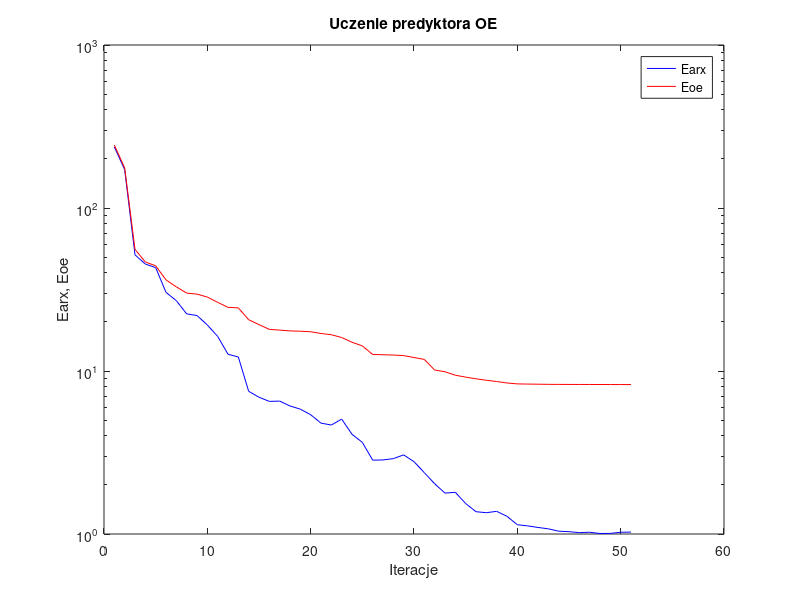
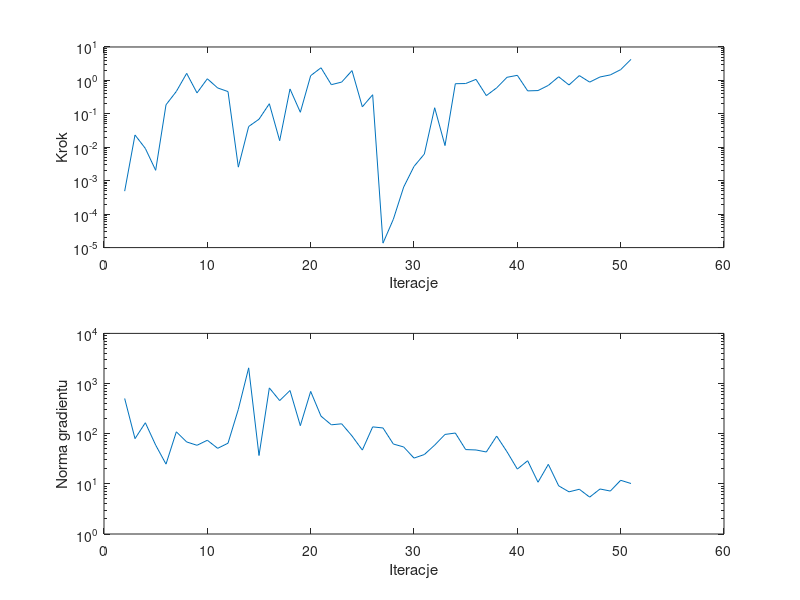

Here is the MATLAB script that generated these plots, in order:
%uczenie predyktora oe
clear all;
n=0; farx(n+1)=2.367668e+002; foe(n+1)=2.434982e+002; wspucz(n+1)=0.000000e+000; ng(n+1)=0.000000e+000;
%odnowa zmiennej metryki
n=1; farx(n+1)=1.719414e+002; foe(n+1)=1.762159e+002; krok(n+1)=4.875677e-004; ng(n+1)=5.038305e+002;
n=2; farx(n+1)=5.158284e+001; foe(n+1)=5.574226e+001; krok(n+1)=2.334578e-002; ng(n+1)=7.969987e+001;
n=3; farx(n+1)=4.532511e+001; foe(n+1)=4.666517e+001; krok(n+1)=9.249673e-003; ng(n+1)=1.652759e+002;
n=4; farx(n+1)=4.306461e+001; foe(n+1)=4.421079e+001; krok(n+1)=2.047715e-003; ng(n+1)=5.924817e+001;
n=5; farx(n+1)=3.035907e+001; foe(n+1)=3.621882e+001; krok(n+1)=1.865214e-001; ng(n+1)=2.474188e+001;
n=6; farx(n+1)=2.700760e+001; foe(n+1)=3.282327e+001; krok(n+1)=4.686024e-001; ng(n+1)=1.090535e+002;
n=7; farx(n+1)=2.241465e+001; foe(n+1)=3.004813e+001; krok(n+1)=1.625559e+000; ng(n+1)=6.848096e+001;
n=8; farx(n+1)=2.190059e+001; foe(n+1)=2.962498e+001; krok(n+1)=4.228884e-001; ng(n+1)=5.872490e+001;
n=9; farx(n+1)=1.915992e+001; foe(n+1)=2.842384e+001; krok(n+1)=1.120145e+000; ng(n+1)=7.404403e+001;
n=10; farx(n+1)=1.630916e+001; foe(n+1)=2.638945e+001; krok(n+1)=5.949654e-001; ng(n+1)=5.109196e+001;
n=11; farx(n+1)=1.267047e+001; foe(n+1)=2.458111e+001; krok(n+1)=4.641165e-001; ng(n+1)=6.461500e+001;
n=12; farx(n+1)=1.218688e+001; foe(n+1)=2.439610e+001; krok(n+1)=2.547833e-003; ng(n+1)=3.063563e+002;
n=13; farx(n+1)=7.507329e+000; foe(n+1)=2.063334e+001; krok(n+1)=4.184169e-002; ng(n+1)=2.054029e+003;
n=14; farx(n+1)=6.902209e+000; foe(n+1)=1.925221e+001; krok(n+1)=6.910260e-002; ng(n+1)=3.670781e+001;
n=15; farx(n+1)=6.510678e+000; foe(n+1)=1.800715e+001; krok(n+1)=2.007487e-001; ng(n+1)=8.184180e+002;
n=16; farx(n+1)=6.535845e+000; foe(n+1)=1.782012e+001; krok(n+1)=1.576846e-002; ng(n+1)=4.572016e+002;
n=17; farx(n+1)=6.100252e+000; foe(n+1)=1.762406e+001; krok(n+1)=5.550159e-001; ng(n+1)=7.262904e+002;
n=18; farx(n+1)=5.834697e+000; foe(n+1)=1.753785e+001; krok(n+1)=1.115271e-001; ng(n+1)=1.445053e+002;
n=19; farx(n+1)=5.392452e+000; foe(n+1)=1.740936e+001; krok(n+1)=1.386016e+000; ng(n+1)=6.966030e+002;
n=20; farx(n+1)=4.788410e+000; foe(n+1)=1.698898e+001; krok(n+1)=2.390586e+000; ng(n+1)=2.238815e+002;
n=21; farx(n+1)=4.661388e+000; foe(n+1)=1.669567e+001; krok(n+1)=7.461831e-001; ng(n+1)=1.503897e+002;
n=22; farx(n+1)=5.069591e+000; foe(n+1)=1.604958e+001; krok(n+1)=8.913350e-001; ng(n+1)=1.574979e+002;
n=23; farx(n+1)=4.089572e+000; foe(n+1)=1.500968e+001; krok(n+1)=1.966140e+000; ng(n+1)=9.023178e+001;
n=24; farx(n+1)=3.650120e+000; foe(n+1)=1.425369e+001; krok(n+1)=1.624058e-001; ng(n+1)=4.714433e+001;
n=25; farx(n+1)=2.838483e+000; foe(n+1)=1.263009e+001; krok(n+1)=3.730916e-001; ng(n+1)=1.367503e+002;
%odnowa zmiennej metryki
n=26; farx(n+1)=2.846250e+000; foe(n+1)=1.258013e+001; krok(n+1)=1.357488e-005; ng(n+1)=1.301371e+002;
n=27; farx(n+1)=2.900616e+000; foe(n+1)=1.253010e+001; krok(n+1)=7.028870e-005; ng(n+1)=6.223568e+001;
n=28; farx(n+1)=3.057120e+000; foe(n+1)=1.242823e+001; krok(n+1)=6.459813e-004; ng(n+1)=5.442108e+001;
n=29; farx(n+1)=2.777779e+000; foe(n+1)=1.210043e+001; krok(n+1)=2.677949e-003; ng(n+1)=3.262391e+001;
n=30; farx(n+1)=2.378489e+000; foe(n+1)=1.177322e+001; krok(n+1)=6.274942e-003; ng(n+1)=3.841372e+001;
n=31; farx(n+1)=2.033748e+000; foe(n+1)=1.013476e+001; krok(n+1)=1.522124e-001; ng(n+1)=5.919419e+001;
n=32; farx(n+1)=1.781458e+000; foe(n+1)=9.898247e+000; krok(n+1)=1.125547e-002; ng(n+1)=9.669324e+001;
n=33; farx(n+1)=1.802451e+000; foe(n+1)=9.420691e+000; krok(n+1)=7.970783e-001; ng(n+1)=1.030429e+002;
n=34; farx(n+1)=1.537883e+000; foe(n+1)=9.175179e+000; krok(n+1)=8.067975e-001; ng(n+1)=4.822768e+001;
n=35; farx(n+1)=1.370123e+000; foe(n+1)=8.954494e+000; krok(n+1)=1.075480e+000; ng(n+1)=4.738858e+001;
n=36; farx(n+1)=1.351200e+000; foe(n+1)=8.773142e+000; krok(n+1)=3.510640e-001; ng(n+1)=4.321360e+001;
n=37; farx(n+1)=1.377515e+000; foe(n+1)=8.620128e+000; krok(n+1)=5.995370e-001; ng(n+1)=8.976316e+001;
n=38; farx(n+1)=1.283336e+000; foe(n+1)=8.443016e+000; krok(n+1)=1.239505e+000; ng(n+1)=4.362709e+001;
n=39; farx(n+1)=1.139868e+000; foe(n+1)=8.334517e+000; krok(n+1)=1.420334e+000; ng(n+1)=1.969247e+001;
n=40; farx(n+1)=1.121676e+000; foe(n+1)=8.314634e+000; krok(n+1)=4.862877e-001; ng(n+1)=2.890119e+001;
n=41; farx(n+1)=1.096783e+000; foe(n+1)=8.299732e+000; krok(n+1)=4.971848e-001; ng(n+1)=1.076950e+001;
n=42; farx(n+1)=1.076111e+000; foe(n+1)=8.281999e+000; krok(n+1)=7.101669e-001; ng(n+1)=2.449071e+001;
n=43; farx(n+1)=1.040170e+000; foe(n+1)=8.275677e+000; krok(n+1)=1.285650e+000; ng(n+1)=9.128637e+000;
n=44; farx(n+1)=1.033380e+000; foe(n+1)=8.271462e+000; krok(n+1)=7.310195e-001; ng(n+1)=6.929260e+000;
n=45; farx(n+1)=1.019961e+000; foe(n+1)=8.268643e+000; krok(n+1)=1.394120e+000; ng(n+1)=7.800611e+000;
n=46; farx(n+1)=1.025217e+000; foe(n+1)=8.266657e+000; krok(n+1)=8.896431e-001; ng(n+1)=5.436001e+000;
n=47; farx(n+1)=1.007386e+000; foe(n+1)=8.263794e+000; krok(n+1)=1.267142e+000; ng(n+1)=7.898282e+000;
n=48; farx(n+1)=1.008540e+000; foe(n+1)=8.261492e+000; krok(n+1)=1.462039e+000; ng(n+1)=7.187168e+000;
n=49; farx(n+1)=1.025450e+000; foe(n+1)=8.259159e+000; krok(n+1)=2.099830e+000; ng(n+1)=1.177443e+001;
n=50; farx(n+1)=1.027102e+000; foe(n+1)=8.256012e+000; krok(n+1)=4.261875e+000; ng(n+1)=1.015830e+001;

figure; semilogy(farx,'b'); hold on; semilogy(foe,'r'); xlabel('Iteracje'); ylabel('Earx, Eoe'); legend('Earx','Eoe'); title('Uczenie predyktora OE');
figure; subplot(2,1,1); semilogy(krok); xlabel('Iteracje'); ylabel('Krok');
subplot(2,1,2); semilogy(ng); xlabel('Iteracje'); ylabel('Norma gradientu');
Earx=farx(n+1)
Eoe=foe(n+1)
